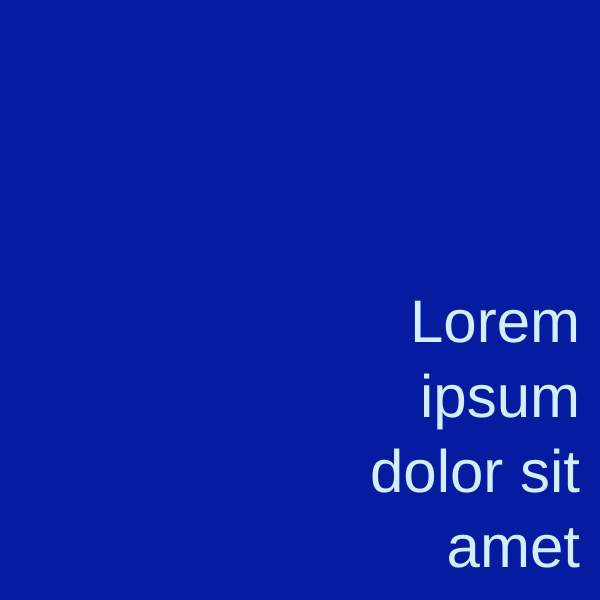
Frame 1 (no input)
Frame 60 (no input): identical to frame 1, image omitted
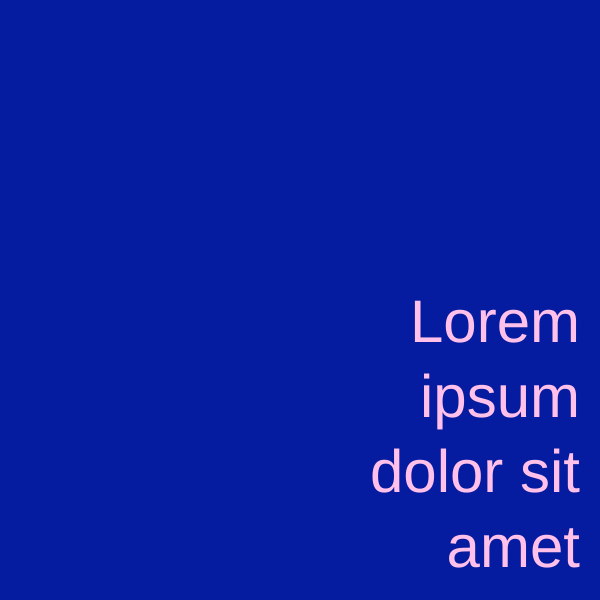
Frame 120 (the mouse pressed at the canvas centre since frame 60)

The p5.js sketch that drew these frames (run headless with seeded random() and noise() and a simulated clock; from frame 60 on, the mouse is pressed at the canvas centre):

// p5.js sketch
// ── sketch.js
const LOREM_IPSUM = "Lorem ipsum dolor sit amet";
const MARGIN = 20;

function setup() {
    createCanvas(600, 600);
    textSize(60);
    textAlign(RIGHT, BOTTOM);
}

function draw() {
    background(6, 28, 160);
    // Optional extra
    if (mouseX >= width / 2 && mouseY >= height / 2) {
        fill(255, 193, 233);
    } else {
        fill(209, 239, 255);
    }
    text(LOREM_IPSUM, width / 2, height / 2, width / 2 - MARGIN, height / 2 - MARGIN);
}
// ── exercise1-1.html
<!DOCTYPE html>
<html lang="en">
  <head>
    <meta charset="utf-8" />
    <meta name="viewport" content="width=device-width, initial-scale=1.0">

    <title>PDM1 - W6P1 - Exercise 1.1</title>

    <link href="https://cdn.jsdelivr.net/npm/bootstrap@5.3.1/dist/css/bootstrap.min.css" rel="stylesheet" integrity="sha384-4bw+/aepP/YC94hEpVNVgiZdgIC5+VKNBQNGCHeKRQN+PtmoHDEXuppvnDJzQIu9" crossorigin="anonymous">
    <link rel="stylesheet" type="text/css" href="./lib/main-styles.css">
    <script src="https://cdn.jsdelivr.net/npm/bootstrap@5.3.1/dist/js/bootstrap.bundle.min.js" integrity="sha384-HwwvtgBNo3bZJJLYd8oVXjrBZt8cqVSpeBNS5n7C8IVInixGAoxmnlMuBnhbgrkm" crossorigin="anonymous"></script>
    <script src="./lib/p5.js"></script>
  </head>

  <body>
    <h1>Exercise 1.1 - Solution</h1>
    <script src="sketch.js"></script>
  </body>
</html>
